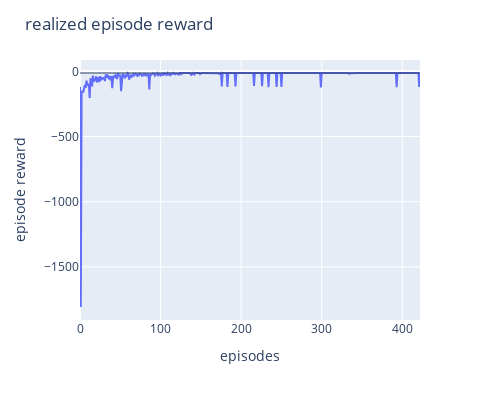

Here is the notebook cell this chart was saved with:
### Code cell
px.line(realized_episode_returns).update_layout(title='realized episode reward', width=500, height=400, xaxis_title='episodes', yaxis_title='episode reward', showlegend=False).add_hline(y=-13, line_width=1).show()

### Figure 1 — Plotly figure (JSON) as saved in the notebook; plotly's stock layout.template omitted (floating-point values rounded to 4 significant figures; data arrays with more than 128 entries replaced by an {"elided": "..."} marker saying what was removed)
{"data": [{"hovertemplate": "variable=0<br>index=%{x}<br>value=%{y}<extra></extra>", "legendgroup": "0", "line": {"color": "#636efa", "dash": "solid"}, "marker": {"symbol": "circle"}, "mode": "lines", "name": "0", "orientation": "v", "showlegend": true, "type": "scatter", "x": {"elided": "423 int values"}, "xaxis": "x", "y": {"elided": "423 float values"}, "yaxis": "y"}], "layout": {"height": 400, "legend": {"title": {"text": "variable"}, "tracegroupgap": 0}, "margin": {"t": 60}, "shapes": [{"line": {"width": 1}, "type": "line", "x0": 0, "x1": 1, "xref": "x domain", "y0": -13, "y1": -13, "yref": "y"}], "showlegend": false, "title": {"text": "realized episode reward"}, "width": 500, "xaxis": {"anchor": "y", "domain": [0, 1], "title": {"text": "episodes"}}, "yaxis": {"anchor": "x", "domain": [0, 1], "title": {"text": "episode reward"}}}}
